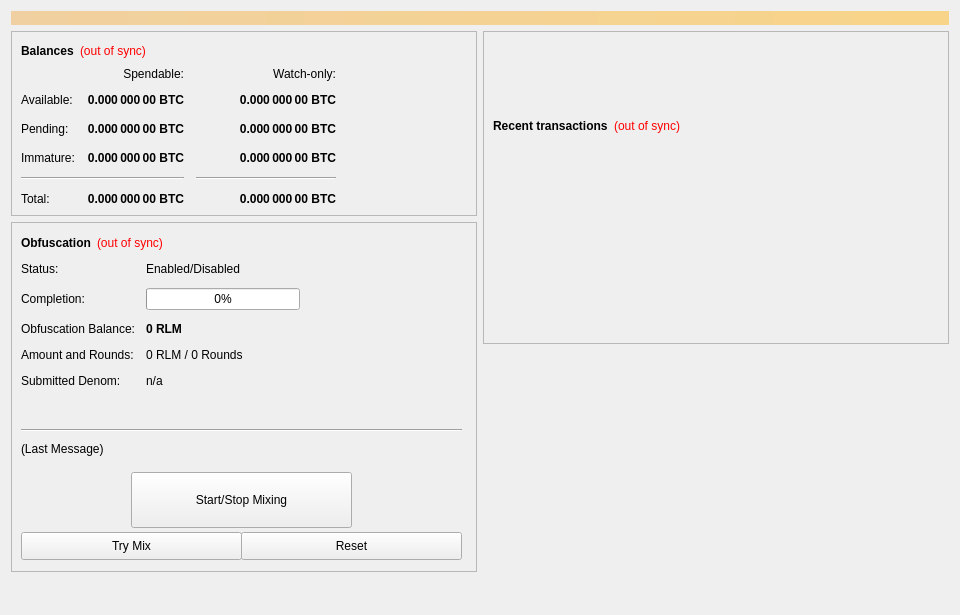
<?xml version="1.0" encoding="UTF-8"?>
<ui version="4.0">
 <class>OverviewPage</class>
 <widget class="QWidget" name="OverviewPage">
  <property name="geometry">
   <rect>
    <x>0</x>
    <y>0</y>
    <width>960</width>
    <height>615</height>
   </rect>
  </property>
  <property name="minimumSize">
   <size>
    <width>960</width>
    <height>0</height>
   </size>
  </property>
  <property name="windowTitle">
   <string>Form</string>
  </property>
  <layout class="QVBoxLayout" name="topLayout">
   <item>
    <widget class="QLabel" name="labelAlerts">
     <property name="visible">
      <bool>false</bool>
     </property>
     <property name="styleSheet">
      <string notr="true">background-color: qlineargradient(x1: 0, y1: 0, x2: 1, y2: 0, stop:0 #F0D0A0, stop:1 #F8D488); color:#000000;</string>
     </property>
     <property name="wordWrap">
      <bool>true</bool>
     </property>
     <property name="margin">
      <number>3</number>
     </property>
    </widget>
   </item>
   <item>
    <layout class="QHBoxLayout" name="horizontalLayout" stretch="1,1">
     <item>
      <layout class="QVBoxLayout" name="verticalLayout_2">
       <item>
        <widget class="QFrame" name="frame">
         <property name="frameShape">
          <enum>QFrame::StyledPanel</enum>
         </property>
         <property name="frameShadow">
          <enum>QFrame::Raised</enum>
         </property>
         <layout class="QVBoxLayout" name="verticalLayout_4">
          <item>
           <layout class="QHBoxLayout" name="horizontalLayout_4">
            <item>
             <widget class="QLabel" name="label_5">
              <property name="font">
               <font>
                <weight>75</weight>
                <bold>true</bold>
               </font>
              </property>
              <property name="text">
               <string>Balances</string>
              </property>
             </widget>
            </item>
            <item>
             <widget class="QLabel" name="labelWalletStatus">
              <property name="cursor">
               <cursorShape>WhatsThisCursor</cursorShape>
              </property>
              <property name="toolTip">
               <string>The displayed information may be out of date. Your wallet automatically synchronizes with the Relarium network after a connection is established, but this process has not completed yet.</string>
              </property>
              <property name="styleSheet">
               <string notr="true">QLabel { color: red; }</string>
              </property>
              <property name="text">
               <string notr="true">(out of sync)</string>
              </property>
              <property name="alignment">
               <set>Qt::AlignLeading|Qt::AlignLeft|Qt::AlignVCenter</set>
              </property>
             </widget>
            </item>
            <item>
             <spacer name="horizontalSpacer_3">
              <property name="orientation">
               <enum>Qt::Horizontal</enum>
              </property>
              <property name="sizeHint" stdset="0">
               <size>
                <width>40</width>
                <height>20</height>
               </size>
              </property>
             </spacer>
            </item>
           </layout>
          </item>
          <item>
           <layout class="QGridLayout" name="gridLayout">
            <property name="spacing">
             <number>12</number>
            </property>
            <item row="2" column="2">
             <widget class="QLabel" name="labelWatchPending">
              <property name="font">
               <font>
                <weight>75</weight>
                <bold>true</bold>
               </font>
              </property>
              <property name="cursor">
               <cursorShape>IBeamCursor</cursorShape>
              </property>
              <property name="toolTip">
               <string>Unconfirmed transactions to watch-only addresses</string>
              </property>
              <property name="text">
               <string notr="true">0.000 000 00 BTC</string>
              </property>
              <property name="alignment">
               <set>Qt::AlignRight|Qt::AlignTrailing|Qt::AlignVCenter</set>
              </property>
              <property name="textInteractionFlags">
               <set>Qt::LinksAccessibleByMouse|Qt::TextSelectableByKeyboard|Qt::TextSelectableByMouse</set>
              </property>
             </widget>
            </item>
            <item row="2" column="1">
             <widget class="QLabel" name="labelUnconfirmed">
              <property name="font">
               <font>
                <weight>75</weight>
                <bold>true</bold>
               </font>
              </property>
              <property name="cursor">
               <cursorShape>IBeamCursor</cursorShape>
              </property>
              <property name="toolTip">
               <string>Total of transactions that have yet to be confirmed, and do not yet count toward the spendable balance</string>
              </property>
              <property name="text">
               <string notr="true">0.000 000 00 BTC</string>
              </property>
              <property name="alignment">
               <set>Qt::AlignRight|Qt::AlignTrailing|Qt::AlignVCenter</set>
              </property>
              <property name="textInteractionFlags">
               <set>Qt::LinksAccessibleByMouse|Qt::TextSelectableByKeyboard|Qt::TextSelectableByMouse</set>
              </property>
             </widget>
            </item>
            <item row="3" column="2">
             <widget class="QLabel" name="labelWatchImmature">
              <property name="font">
               <font>
                <weight>75</weight>
                <bold>true</bold>
               </font>
              </property>
              <property name="cursor">
               <cursorShape>IBeamCursor</cursorShape>
              </property>
              <property name="toolTip">
               <string>Staked or masternode rewards in watch-only addresses that has not yet matured</string>
              </property>
              <property name="text">
               <string notr="true">0.000 000 00 BTC</string>
              </property>
              <property name="alignment">
               <set>Qt::AlignRight|Qt::AlignTrailing|Qt::AlignVCenter</set>
              </property>
              <property name="textInteractionFlags">
               <set>Qt::LinksAccessibleByMouse|Qt::TextSelectableByKeyboard|Qt::TextSelectableByMouse</set>
              </property>
             </widget>
            </item>
            <item row="4" column="0" colspan="2">
             <widget class="Line" name="lineSpendableBalance">
              <property name="orientation">
               <enum>Qt::Horizontal</enum>
              </property>
             </widget>
            </item>
            <item row="4" column="2">
             <widget class="Line" name="lineWatchBalance">
              <property name="sizePolicy">
               <sizepolicy hsizetype="Preferred" vsizetype="Fixed">
                <horstretch>0</horstretch>
                <verstretch>0</verstretch>
               </sizepolicy>
              </property>
              <property name="minimumSize">
               <size>
                <width>140</width>
                <height>0</height>
               </size>
              </property>
              <property name="orientation">
               <enum>Qt::Horizontal</enum>
              </property>
             </widget>
            </item>
            <item row="5" column="0">
             <widget class="QLabel" name="labelTotalText">
              <property name="text">
               <string>Total:</string>
              </property>
             </widget>
            </item>
            <item row="3" column="1">
             <widget class="QLabel" name="labelImmature">
              <property name="font">
               <font>
                <weight>75</weight>
                <bold>true</bold>
               </font>
              </property>
              <property name="cursor">
               <cursorShape>IBeamCursor</cursorShape>
              </property>
              <property name="toolTip">
               <string>Staked or masternode rewards that has not yet matured</string>
              </property>
              <property name="text">
               <string notr="true">0.000 000 00 BTC</string>
              </property>
              <property name="alignment">
               <set>Qt::AlignRight|Qt::AlignTrailing|Qt::AlignVCenter</set>
              </property>
              <property name="textInteractionFlags">
               <set>Qt::LinksAccessibleByMouse|Qt::TextSelectableByKeyboard|Qt::TextSelectableByMouse</set>
              </property>
             </widget>
            </item>
            <item row="2" column="3">
             <spacer name="horizontalSpacer_2">
              <property name="orientation">
               <enum>Qt::Horizontal</enum>
              </property>
              <property name="sizeHint" stdset="0">
               <size>
                <width>40</width>
                <height>20</height>
               </size>
              </property>
             </spacer>
            </item>
            <item row="3" column="0">
             <widget class="QLabel" name="labelImmatureText">
              <property name="text">
               <string>Immature:</string>
              </property>
             </widget>
            </item>
            <item row="5" column="1">
             <widget class="QLabel" name="labelTotal">
              <property name="font">
               <font>
                <weight>75</weight>
                <bold>true</bold>
               </font>
              </property>
              <property name="cursor">
               <cursorShape>IBeamCursor</cursorShape>
              </property>
              <property name="toolTip">
               <string>Your current total balance</string>
              </property>
              <property name="text">
               <string notr="true">0.000 000 00 BTC</string>
              </property>
              <property name="alignment">
               <set>Qt::AlignRight|Qt::AlignTrailing|Qt::AlignVCenter</set>
              </property>
              <property name="textInteractionFlags">
               <set>Qt::LinksAccessibleByMouse|Qt::TextSelectableByKeyboard|Qt::TextSelectableByMouse</set>
              </property>
             </widget>
            </item>
            <item row="5" column="2">
             <widget class="QLabel" name="labelWatchTotal">
              <property name="font">
               <font>
                <weight>75</weight>
                <bold>true</bold>
               </font>
              </property>
              <property name="cursor">
               <cursorShape>IBeamCursor</cursorShape>
              </property>
              <property name="toolTip">
               <string>Current total balance in watch-only addresses</string>
              </property>
              <property name="text">
               <string notr="true">0.000 000 00 BTC</string>
              </property>
              <property name="alignment">
               <set>Qt::AlignRight|Qt::AlignTrailing|Qt::AlignVCenter</set>
              </property>
              <property name="textInteractionFlags">
               <set>Qt::LinksAccessibleByMouse|Qt::TextSelectableByKeyboard|Qt::TextSelectableByMouse</set>
              </property>
             </widget>
            </item>
            <item row="0" column="2">
             <widget class="QLabel" name="labelWatchonly">
              <property name="text">
               <string>Watch-only:</string>
              </property>
              <property name="alignment">
               <set>Qt::AlignRight|Qt::AlignTrailing|Qt::AlignVCenter</set>
              </property>
             </widget>
            </item>
            <item row="1" column="0">
             <widget class="QLabel" name="labelBalanceText">
              <property name="text">
               <string>Available:</string>
              </property>
             </widget>
            </item>
            <item row="1" column="1">
             <widget class="QLabel" name="labelBalance">
              <property name="font">
               <font>
                <weight>75</weight>
                <bold>true</bold>
               </font>
              </property>
              <property name="cursor">
               <cursorShape>IBeamCursor</cursorShape>
              </property>
              <property name="toolTip">
               <string>Your current spendable balance</string>
              </property>
              <property name="text">
               <string notr="true">0.000 000 00 BTC</string>
              </property>
              <property name="alignment">
               <set>Qt::AlignRight|Qt::AlignTrailing|Qt::AlignVCenter</set>
              </property>
              <property name="textInteractionFlags">
               <set>Qt::LinksAccessibleByMouse|Qt::TextSelectableByKeyboard|Qt::TextSelectableByMouse</set>
              </property>
             </widget>
            </item>
            <item row="1" column="2">
             <widget class="QLabel" name="labelWatchAvailable">
              <property name="font">
               <font>
                <weight>75</weight>
                <bold>true</bold>
               </font>
              </property>
              <property name="cursor">
               <cursorShape>IBeamCursor</cursorShape>
              </property>
              <property name="toolTip">
               <string>Your current balance in watch-only addresses</string>
              </property>
              <property name="text">
               <string notr="true">0.000 000 00 BTC</string>
              </property>
              <property name="alignment">
               <set>Qt::AlignRight|Qt::AlignTrailing|Qt::AlignVCenter</set>
              </property>
              <property name="textInteractionFlags">
               <set>Qt::LinksAccessibleByMouse|Qt::TextSelectableByKeyboard|Qt::TextSelectableByMouse</set>
              </property>
             </widget>
            </item>
            <item row="2" column="0">
             <widget class="QLabel" name="labelPendingText">
              <property name="text">
               <string>Pending:</string>
              </property>
             </widget>
            </item>
            <item row="0" column="1">
             <widget class="QLabel" name="labelSpendable">
              <property name="text">
               <string>Spendable:</string>
              </property>
              <property name="alignment">
               <set>Qt::AlignRight|Qt::AlignTrailing|Qt::AlignVCenter</set>
              </property>
             </widget>
            </item>
           </layout>
          </item>
         </layout>
        </widget>
       </item>
       <item>
        <widget class="QFrame" name="frameObfuscation">
         <property name="minimumSize">
          <size>
           <width>0</width>
           <height>350</height>
          </size>
         </property>
         <property name="layoutDirection">
          <enum>Qt::LeftToRight</enum>
         </property>
         <property name="frameShape">
          <enum>QFrame::StyledPanel</enum>
         </property>
         <property name="frameShadow">
          <enum>QFrame::Raised</enum>
         </property>
         <widget class="QWidget" name="formLayoutWidget">
          <property name="geometry">
           <rect>
            <x>10</x>
            <y>40</y>
            <width>451</width>
            <height>161</height>
           </rect>
          </property>
          <layout class="QFormLayout" name="formLayout">
           <property name="fieldGrowthPolicy">
            <enum>QFormLayout::AllNonFixedFieldsGrow</enum>
           </property>
           <property name="horizontalSpacing">
            <number>11</number>
           </property>
           <property name="verticalSpacing">
            <number>12</number>
           </property>
           <item row="0" column="0">
            <widget class="QLabel" name="label_6">
             <property name="text">
              <string>Status:</string>
             </property>
            </widget>
           </item>
           <item row="1" column="0">
            <widget class="QLabel" name="label_7">
             <property name="text">
              <string>Completion:</string>
             </property>
            </widget>
           </item>
           <item row="1" column="1">
            <widget class="QProgressBar" name="obfuscationProgress">
             <property name="maximumSize">
              <size>
               <width>154</width>
               <height>16777215</height>
              </size>
             </property>
             <property name="value">
              <number>0</number>
             </property>
            </widget>
           </item>
           <item row="2" column="0">
            <widget class="QLabel" name="labelAnonymizedText">
             <property name="text">
              <string>Obfuscation Balance:</string>
             </property>
            </widget>
           </item>
           <item row="2" column="1">
            <widget class="QLabel" name="labelAnonymized">
             <property name="font">
              <font>
               <weight>75</weight>
               <bold>true</bold>
              </font>
             </property>
             <property name="text">
              <string notr="true">0 RLM</string>
             </property>
            </widget>
           </item>
           <item row="3" column="0">
            <widget class="QLabel" name="label_8">
             <property name="text">
              <string>Amount and Rounds:</string>
             </property>
            </widget>
           </item>
           <item row="3" column="1">
            <widget class="QLabel" name="labelAmountRounds">
             <property name="text">
              <string>0 RLM / 0 Rounds</string>
             </property>
            </widget>
           </item>
           <item row="4" column="0">
            <widget class="QLabel" name="label_9">
             <property name="text">
              <string>Submitted Denom:</string>
             </property>
            </widget>
           </item>
           <item row="4" column="1">
            <widget class="QLabel" name="labelSubmittedDenom">
             <property name="toolTip">
              <string>The denominations you submitted to the Masternode.&lt;br&gt;To mix, other users must submit the exact same denominations.</string>
             </property>
             <property name="text">
              <string>n/a</string>
             </property>
            </widget>
           </item>
           <item row="0" column="1">
            <widget class="QLabel" name="obfuscationEnabled">
             <property name="text">
              <string>Enabled/Disabled</string>
             </property>
            </widget>
           </item>
          </layout>
         </widget>
         <widget class="QPushButton" name="runAutoDenom">
          <property name="geometry">
           <rect>
            <x>251</x>
            <y>17</y>
            <width>1</width>
            <height>1</height>
           </rect>
          </property>
          <property name="palette">
           <palette>
            <active>
             <colorrole role="WindowText">
              <brush brushstyle="SolidPattern">
               <color alpha="255">
                <red>0</red>
                <green>0</green>
                <blue>0</blue>
               </color>
              </brush>
             </colorrole>
             <colorrole role="Button">
              <brush brushstyle="SolidPattern">
               <color alpha="255">
                <red>239</red>
                <green>238</green>
                <blue>238</blue>
               </color>
              </brush>
             </colorrole>
             <colorrole role="Light">
              <brush brushstyle="SolidPattern">
               <color alpha="255">
                <red>255</red>
                <green>255</green>
                <blue>255</blue>
               </color>
              </brush>
             </colorrole>
             <colorrole role="Midlight">
              <brush brushstyle="SolidPattern">
               <color alpha="255">
                <red>247</red>
                <green>246</green>
                <blue>246</blue>
               </color>
              </brush>
             </colorrole>
             <colorrole role="Dark">
              <brush brushstyle="SolidPattern">
               <color alpha="255">
                <red>119</red>
                <green>119</green>
                <blue>119</blue>
               </color>
              </brush>
             </colorrole>
             <colorrole role="Mid">
              <brush brushstyle="SolidPattern">
               <color alpha="255">
                <red>159</red>
                <green>159</green>
                <blue>159</blue>
               </color>
              </brush>
             </colorrole>
             <colorrole role="Text">
              <brush brushstyle="SolidPattern">
               <color alpha="255">
                <red>0</red>
                <green>0</green>
                <blue>0</blue>
               </color>
              </brush>
             </colorrole>
             <colorrole role="BrightText">
              <brush brushstyle="SolidPattern">
               <color alpha="255">
                <red>255</red>
                <green>255</green>
                <blue>255</blue>
               </color>
              </brush>
             </colorrole>
             <colorrole role="ButtonText">
              <brush brushstyle="SolidPattern">
               <color alpha="255">
                <red>0</red>
                <green>0</green>
                <blue>0</blue>
               </color>
              </brush>
             </colorrole>
             <colorrole role="Base">
              <brush brushstyle="SolidPattern">
               <color alpha="255">
                <red>255</red>
                <green>255</green>
                <blue>255</blue>
               </color>
              </brush>
             </colorrole>
             <colorrole role="Window">
              <brush brushstyle="SolidPattern">
               <color alpha="255">
                <red>239</red>
                <green>238</green>
                <blue>238</blue>
               </color>
              </brush>
             </colorrole>
             <colorrole role="Shadow">
              <brush brushstyle="SolidPattern">
               <color alpha="255">
                <red>0</red>
                <green>0</green>
                <blue>0</blue>
               </color>
              </brush>
             </colorrole>
             <colorrole role="AlternateBase">
              <brush brushstyle="SolidPattern">
               <color alpha="255">
                <red>247</red>
                <green>246</green>
                <blue>246</blue>
               </color>
              </brush>
             </colorrole>
             <colorrole role="ToolTipBase">
              <brush brushstyle="SolidPattern">
               <color alpha="255">
                <red>255</red>
                <green>255</green>
                <blue>220</blue>
               </color>
              </brush>
             </colorrole>
             <colorrole role="ToolTipText">
              <brush brushstyle="SolidPattern">
               <color alpha="255">
                <red>0</red>
                <green>0</green>
                <blue>0</blue>
               </color>
              </brush>
             </colorrole>
            </active>
            <inactive>
             <colorrole role="WindowText">
              <brush brushstyle="SolidPattern">
               <color alpha="255">
                <red>0</red>
                <green>0</green>
                <blue>0</blue>
               </color>
              </brush>
             </colorrole>
             <colorrole role="Button">
              <brush brushstyle="SolidPattern">
               <color alpha="255">
                <red>239</red>
                <green>238</green>
                <blue>238</blue>
               </color>
              </brush>
             </colorrole>
             <colorrole role="Light">
              <brush brushstyle="SolidPattern">
               <color alpha="255">
                <red>255</red>
                <green>255</green>
                <blue>255</blue>
               </color>
              </brush>
             </colorrole>
             <colorrole role="Midlight">
              <brush brushstyle="SolidPattern">
               <color alpha="255">
                <red>247</red>
                <green>246</green>
                <blue>246</blue>
               </color>
              </brush>
             </colorrole>
             <colorrole role="Dark">
              <brush brushstyle="SolidPattern">
               <color alpha="255">
                <red>119</red>
                <green>119</green>
                <blue>119</blue>
               </color>
              </brush>
             </colorrole>
             <colorrole role="Mid">
              <brush brushstyle="SolidPattern">
               <color alpha="255">
                <red>159</red>
                <green>159</green>
                <blue>159</blue>
               </color>
              </brush>
             </colorrole>
             <colorrole role="Text">
              <brush brushstyle="SolidPattern">
               <color alpha="255">
                <red>0</red>
                <green>0</green>
                <blue>0</blue>
               </color>
              </brush>
             </colorrole>
             <colorrole role="BrightText">
              <brush brushstyle="SolidPattern">
               <color alpha="255">
                <red>255</red>
                <green>255</green>
                <blue>255</blue>
               </color>
              </brush>
             </colorrole>
             <colorrole role="ButtonText">
              <brush brushstyle="SolidPattern">
               <color alpha="255">
                <red>0</red>
                <green>0</green>
                <blue>0</blue>
               </color>
              </brush>
             </colorrole>
             <colorrole role="Base">
              <brush brushstyle="SolidPattern">
               <color alpha="255">
                <red>255</red>
                <green>255</green>
                <blue>255</blue>
               </color>
              </brush>
             </colorrole>
             <colorrole role="Window">
              <brush brushstyle="SolidPattern">
               <color alpha="255">
                <red>239</red>
                <green>238</green>
                <blue>238</blue>
               </color>
              </brush>
             </colorrole>
             <colorrole role="Shadow">
              <brush brushstyle="SolidPattern">
               <color alpha="255">
                <red>0</red>
                <green>0</green>
                <blue>0</blue>
               </color>
              </brush>
             </colorrole>
             <colorrole role="AlternateBase">
              <brush brushstyle="SolidPattern">
               <color alpha="255">
                <red>247</red>
                <green>246</green>
                <blue>246</blue>
               </color>
              </brush>
             </colorrole>
             <colorrole role="ToolTipBase">
              <brush brushstyle="SolidPattern">
               <color alpha="255">
                <red>255</red>
                <green>255</green>
                <blue>220</blue>
               </color>
              </brush>
             </colorrole>
             <colorrole role="ToolTipText">
              <brush brushstyle="SolidPattern">
               <color alpha="255">
                <red>0</red>
                <green>0</green>
                <blue>0</blue>
               </color>
              </brush>
             </colorrole>
            </inactive>
            <disabled>
             <colorrole role="WindowText">
              <brush brushstyle="SolidPattern">
               <color alpha="255">
                <red>119</red>
                <green>119</green>
                <blue>119</blue>
               </color>
              </brush>
             </colorrole>
             <colorrole role="Button">
              <brush brushstyle="SolidPattern">
               <color alpha="255">
                <red>239</red>
                <green>238</green>
                <blue>238</blue>
               </color>
              </brush>
             </colorrole>
             <colorrole role="Light">
              <brush brushstyle="SolidPattern">
               <color alpha="255">
                <red>255</red>
                <green>255</green>
                <blue>255</blue>
               </color>
              </brush>
             </colorrole>
             <colorrole role="Midlight">
              <brush brushstyle="SolidPattern">
               <color alpha="255">
                <red>247</red>
                <green>246</green>
                <blue>246</blue>
               </color>
              </brush>
             </colorrole>
             <colorrole role="Dark">
              <brush brushstyle="SolidPattern">
               <color alpha="255">
                <red>119</red>
                <green>119</green>
                <blue>119</blue>
               </color>
              </brush>
             </colorrole>
             <colorrole role="Mid">
              <brush brushstyle="SolidPattern">
               <color alpha="255">
                <red>159</red>
                <green>159</green>
                <blue>159</blue>
               </color>
              </brush>
             </colorrole>
             <colorrole role="Text">
              <brush brushstyle="SolidPattern">
               <color alpha="255">
                <red>119</red>
                <green>119</green>
                <blue>119</blue>
               </color>
              </brush>
             </colorrole>
             <colorrole role="BrightText">
              <brush brushstyle="SolidPattern">
               <color alpha="255">
                <red>255</red>
                <green>255</green>
                <blue>255</blue>
               </color>
              </brush>
             </colorrole>
             <colorrole role="ButtonText">
              <brush brushstyle="SolidPattern">
               <color alpha="255">
                <red>119</red>
                <green>119</green>
                <blue>119</blue>
               </color>
              </brush>
             </colorrole>
             <colorrole role="Base">
              <brush brushstyle="SolidPattern">
               <color alpha="255">
                <red>239</red>
                <green>238</green>
                <blue>238</blue>
               </color>
              </brush>
             </colorrole>
             <colorrole role="Window">
              <brush brushstyle="SolidPattern">
               <color alpha="255">
                <red>239</red>
                <green>238</green>
                <blue>238</blue>
               </color>
              </brush>
             </colorrole>
             <colorrole role="Shadow">
              <brush brushstyle="SolidPattern">
               <color alpha="255">
                <red>0</red>
                <green>0</green>
                <blue>0</blue>
               </color>
              </brush>
             </colorrole>
             <colorrole role="AlternateBase">
              <brush brushstyle="SolidPattern">
               <color alpha="255">
                <red>239</red>
                <green>238</green>
                <blue>238</blue>
               </color>
              </brush>
             </colorrole>
             <colorrole role="ToolTipBase">
              <brush brushstyle="SolidPattern">
               <color alpha="255">
                <red>255</red>
                <green>255</green>
                <blue>220</blue>
               </color>
              </brush>
             </colorrole>
             <colorrole role="ToolTipText">
              <brush brushstyle="SolidPattern">
               <color alpha="255">
                <red>0</red>
                <green>0</green>
                <blue>0</blue>
               </color>
              </brush>
             </colorrole>
            </disabled>
           </palette>
          </property>
          <property name="focusPolicy">
           <enum>Qt::NoFocus</enum>
          </property>
          <property name="autoFillBackground">
           <bool>true</bool>
          </property>
          <property name="text">
           <string/>
          </property>
          <property name="flat">
           <bool>true</bool>
          </property>
         </widget>
         <widget class="QPushButton" name="toggleObfuscation">
          <property name="geometry">
           <rect>
            <x>120</x>
            <y>250</y>
            <width>221</width>
            <height>56</height>
           </rect>
          </property>
          <property name="sizePolicy">
           <sizepolicy hsizetype="MinimumExpanding" vsizetype="Fixed">
            <horstretch>0</horstretch>
            <verstretch>0</verstretch>
           </sizepolicy>
          </property>
          <property name="text">
           <string>Start/Stop Mixing</string>
          </property>
         </widget>
         <widget class="Line" name="lineLastMessage">
          <property name="geometry">
           <rect>
            <x>10</x>
            <y>200</y>
            <width>441</width>
            <height>16</height>
           </rect>
          </property>
          <property name="orientation">
           <enum>Qt::Horizontal</enum>
          </property>
         </widget>
         <widget class="QLabel" name="obfuscationStatus">
          <property name="geometry">
           <rect>
            <x>10</x>
            <y>220</y>
            <width>451</width>
            <height>61</height>
           </rect>
          </property>
          <property name="minimumSize">
           <size>
            <width>288</width>
            <height>43</height>
           </size>
          </property>
          <property name="text">
           <string>(Last Message)</string>
          </property>
          <property name="alignment">
           <set>Qt::AlignLeading|Qt::AlignLeft|Qt::AlignTop</set>
          </property>
          <property name="wordWrap">
           <bool>true</bool>
          </property>
         </widget>
         <widget class="QPushButton" name="obfuscationAuto">
          <property name="geometry">
           <rect>
            <x>10</x>
            <y>310</y>
            <width>221</width>
            <height>28</height>
           </rect>
          </property>
          <property name="sizePolicy">
           <sizepolicy hsizetype="MinimumExpanding" vsizetype="Fixed">
            <horstretch>0</horstretch>
            <verstretch>0</verstretch>
           </sizepolicy>
          </property>
          <property name="toolTip">
           <string>Try to manually submit a Obfuscation request.</string>
          </property>
          <property name="text">
           <string>Try Mix</string>
          </property>
         </widget>
         <widget class="QPushButton" name="obfuscationReset">
          <property name="geometry">
           <rect>
            <x>230</x>
            <y>310</y>
            <width>221</width>
            <height>28</height>
           </rect>
          </property>
          <property name="sizePolicy">
           <sizepolicy hsizetype="MinimumExpanding" vsizetype="Fixed">
            <horstretch>0</horstretch>
            <verstretch>0</verstretch>
           </sizepolicy>
          </property>
          <property name="toolTip">
           <string>Reset the current status of Obfuscation (can interrupt Obfuscation if it's in the process of Mixing, which can cost you money!)</string>
          </property>
          <property name="autoFillBackground">
           <bool>false</bool>
          </property>
          <property name="text">
           <string>Reset</string>
          </property>
         </widget>
         <widget class="QWidget" name="layoutWidget">
          <property name="geometry">
           <rect>
            <x>10</x>
            <y>10</y>
            <width>431</width>
            <height>22</height>
           </rect>
          </property>
          <layout class="QHBoxLayout" name="horizontalLayout_5">
           <item>
            <widget class="QLabel" name="label_2">
             <property name="font">
              <font>
               <weight>75</weight>
               <bold>true</bold>
              </font>
             </property>
             <property name="text">
              <string>Obfuscation</string>
             </property>
            </widget>
           </item>
           <item>
            <widget class="QLabel" name="labelObfuscationSyncStatus">
             <property name="toolTip">
              <string>The displayed information may be out of date. Your wallet automatically synchronizes with the Relarium network after a connection is established, but this process has not completed yet.</string>
             </property>
             <property name="styleSheet">
              <string notr="true">QLabel { color: red; }</string>
             </property>
             <property name="text">
              <string notr="true">(out of sync)</string>
             </property>
             <property name="alignment">
              <set>Qt::AlignLeading|Qt::AlignLeft|Qt::AlignVCenter</set>
             </property>
            </widget>
           </item>
           <item>
            <spacer name="horizontalSpacer_4">
             <property name="orientation">
              <enum>Qt::Horizontal</enum>
             </property>
             <property name="sizeHint" stdset="0">
              <size>
               <width>40</width>
               <height>20</height>
              </size>
             </property>
            </spacer>
           </item>
          </layout>
         </widget>
        </widget>
       </item>
       <item>
        <spacer name="verticalSpacer">
         <property name="orientation">
          <enum>Qt::Vertical</enum>
         </property>
         <property name="sizeHint" stdset="0">
          <size>
           <width>20</width>
           <height>40</height>
          </size>
         </property>
        </spacer>
       </item>
      </layout>
     </item>
     <item>
      <layout class="QVBoxLayout" name="verticalLayout_3">
       <item>
        <widget class="QFrame" name="frame_2">
         <property name="frameShape">
          <enum>QFrame::StyledPanel</enum>
         </property>
         <property name="frameShadow">
          <enum>QFrame::Raised</enum>
         </property>
         <layout class="QVBoxLayout" name="verticalLayout">
          <item>
           <spacer name="verticalSpacer_3">
            <property name="orientation">
             <enum>Qt::Vertical</enum>
            </property>
            <property name="sizeType">
             <enum>QSizePolicy::Fixed</enum>
            </property>
            <property name="sizeHint" stdset="0">
             <size>
              <width>20</width>
              <height>75</height>
             </size>
            </property>
           </spacer>
          </item>
          <item>
           <layout class="QHBoxLayout" name="horizontalLayout_2">
            <item>
             <widget class="QLabel" name="label_4">
              <property name="font">
               <font>
                <weight>75</weight>
                <bold>true</bold>
               </font>
              </property>
              <property name="text">
               <string>Recent transactions</string>
              </property>
             </widget>
            </item>
            <item>
             <widget class="QLabel" name="labelTransactionsStatus">
              <property name="cursor">
               <cursorShape>WhatsThisCursor</cursorShape>
              </property>
              <property name="toolTip">
               <string>The displayed information may be out of date. Your wallet automatically synchronizes with the Relarium network after a connection is established, but this process has not completed yet.</string>
              </property>
              <property name="styleSheet">
               <string notr="true">QLabel { color: red; }</string>
              </property>
              <property name="text">
               <string notr="true">(out of sync)</string>
              </property>
              <property name="alignment">
               <set>Qt::AlignRight|Qt::AlignTrailing|Qt::AlignVCenter</set>
              </property>
             </widget>
            </item>
            <item>
             <spacer name="horizontalSpacer">
              <property name="orientation">
               <enum>Qt::Horizontal</enum>
              </property>
              <property name="sizeHint" stdset="0">
               <size>
                <width>40</width>
                <height>20</height>
               </size>
              </property>
             </spacer>
            </item>
           </layout>
          </item>
          <item>
           <widget class="QListView" name="listTransactions">
            <property name="styleSheet">
             <string notr="true">QListView { background: transparent; }</string>
            </property>
            <property name="frameShape">
             <enum>QFrame::NoFrame</enum>
            </property>
            <property name="verticalScrollBarPolicy">
             <enum>Qt::ScrollBarAlwaysOff</enum>
            </property>
            <property name="horizontalScrollBarPolicy">
             <enum>Qt::ScrollBarAlwaysOff</enum>
            </property>
            <property name="selectionMode">
             <enum>QAbstractItemView::NoSelection</enum>
            </property>
           </widget>
          </item>
         </layout>
        </widget>
       </item>
       <item>
        <spacer name="verticalSpacer_2">
         <property name="orientation">
          <enum>Qt::Vertical</enum>
         </property>
         <property name="sizeType">
          <enum>QSizePolicy::Expanding</enum>
         </property>
         <property name="sizeHint" stdset="0">
          <size>
           <width>20</width>
           <height>40</height>
          </size>
         </property>
        </spacer>
       </item>
      </layout>
     </item>
    </layout>
   </item>
  </layout>
 </widget>
 <resources/>
 <connections/>
</ui>
